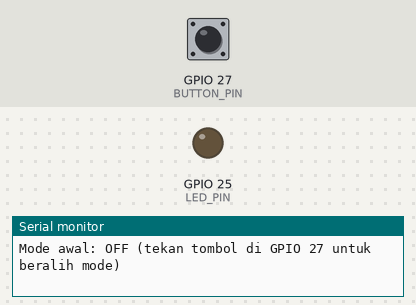
Bench run of a sketch on a simulated ESP32. On the bench: output pins drawn as LEDs (lit = HIGH), the last lines printed to the serial monitor. Dashed ring = blinking. The test bench sets the inputs (shaded band); at power-on: GPIO 27 (BUTTON_PIN) HIGH.

Above: at 1.4 s.
1.5 s: GPIO 27 (BUTTON_PIN) pulled LOW for 0.15 s
At 2.2 s:
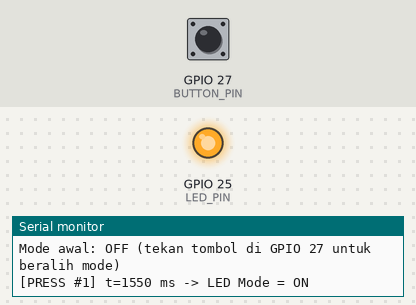
3.1 s: GPIO 27 (BUTTON_PIN) pulled LOW for 1 s
At 3.77 s:
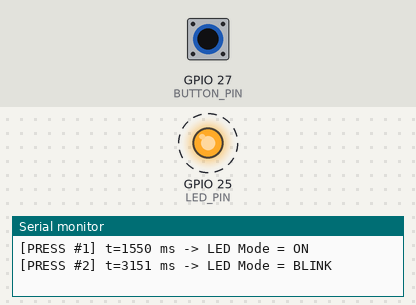
6.1 s: GPIO 27 (BUTTON_PIN) pulsed LOW 5 times (0.12 s each, 0.3 s apart)
9.1 s: GPIO 27 (BUTTON_PIN) pulled LOW for 3.2 s
At 9.77 s:
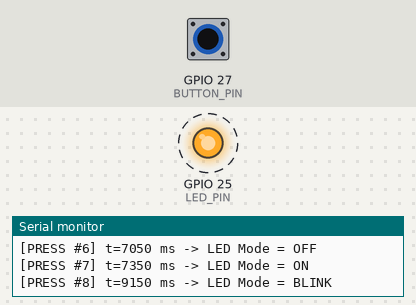
Timing chart, 0 to 14.8 s (numbered marks = the images above; inputs shaded):
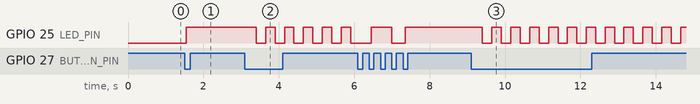

The sketch:

ex01_button_debounce_fsm.ino
```cpp
// Chapter 06 — Button-Controlled LED dengan Software Debouncing, Edge Detection & FSM
// Target board: ESP32-DevKitC V4 (ESP32-WROOM-32)
// Wiring:
//   - Tombol: GPIO 27 <-> Push Button <-> GND (pakai internal INPUT_PULLUP, active-low)
//   - LED   : GPIO 25 -> Resistor 220 ohm -> Anoda LED -> Katoda -> GND

#include <Arduino.h>
#include <cstdint>

constexpr uint8_t BUTTON_PIN = 27; // Mendukung internal INPUT_PULLUP (bukan GPIO 34..39!)
constexpr uint8_t LED_PIN    = 25;
constexpr uint32_t DEBOUNCE_MS = 50;
constexpr uint32_t BLINK_MS    = 250;

enum class LedMode : uint8_t {
  OFF = 0,
  ON = 1,
  BLINK = 2
};

LedMode currentMode = LedMode::OFF;
bool lastRawReading = HIGH;
bool stableButtonState = HIGH;
uint32_t lastBounceMs = 0;

uint32_t lastBlinkMs = 0;
bool blinkOutput = false;
uint32_t pressCount = 0;

const char* modeName(LedMode m) {
  switch (m) {
    case LedMode::OFF:   return "OFF";
    case LedMode::ON:    return "ON";
    case LedMode::BLINK: return "BLINK";
    default:             return "OFF";
  }
}

void applyLedMode(uint32_t nowMs) {
  switch (currentMode) {
    case LedMode::OFF:
      digitalWrite(LED_PIN, LOW);
      break;
    case LedMode::ON:
      digitalWrite(LED_PIN, HIGH);
      break;
    case LedMode::BLINK:
      if ((uint32_t)(nowMs - lastBlinkMs) >= BLINK_MS) {
        lastBlinkMs = nowMs;
        blinkOutput = !blinkOutput;
        digitalWrite(LED_PIN, blinkOutput ? HIGH : LOW);
      }
      break;
  }
}

void setup() {
  Serial.begin(115200);
  delay(200);
  pinMode(BUTTON_PIN, INPUT_PULLUP);
  pinMode(LED_PIN, OUTPUT);
  digitalWrite(LED_PIN, LOW);
  Serial.println("=== CHAPTER 06: DEBOUNCE + EDGE DETECT + LED FSM ===");
  Serial.println("Mode awal: OFF (tekan tombol di GPIO 27 untuk beralih mode)");
}

void loop() {
  const uint32_t now = millis();
  const bool raw = digitalRead(BUTTON_PIN);

  // Reset timer stabilitas setiap kali sinyal mentah berubah (pantulan / bounce)
  if (raw != lastRawReading) {
    lastBounceMs = now;
    lastRawReading = raw;
  }

  // Terima transisi hanya jika sinyal bertahan konstan >= DEBOUNCE_MS
  if ((uint32_t)(now - lastBounceMs) >= DEBOUNCE_MS && raw != stableButtonState) {
    stableButtonState = raw;

    // Falling-edge detection: HIGH -> LOW (active-low button pressed)
    if (stableButtonState == LOW) {
      pressCount++;
      if (currentMode == LedMode::OFF) {
        currentMode = LedMode::ON;
      } else if (currentMode == LedMode::ON) {
        currentMode = LedMode::BLINK;
        lastBlinkMs = now;
        blinkOutput = true;
      } else {
        currentMode = LedMode::OFF;
      }

      char msg[80];
      snprintf(
          msg,
          sizeof(msg),
          "[PRESS #%lu] t=%lu ms -> LED Mode = %s",
          static_cast<unsigned long>(pressCount),
          static_cast<unsigned long>(now),
          modeName(currentMode)
      );
      Serial.println(msg);
    }
  }

  applyLedMode(now);
}
```

Measured:
- after the input at 1.5 s, GPIO 25 (LED_PIN): LOW → HIGH after 0.05 s
- after the input at 3.1 s, GPIO 25 (LED_PIN): alternates HIGH for 0.25 s and LOW for 0.25 s, starting after 0.30 s
- after the input at 9.1 s, GPIO 25 (LED_PIN): alternates HIGH for 0.25 s and LOW for 0.25 s, starting after 0.30 s
